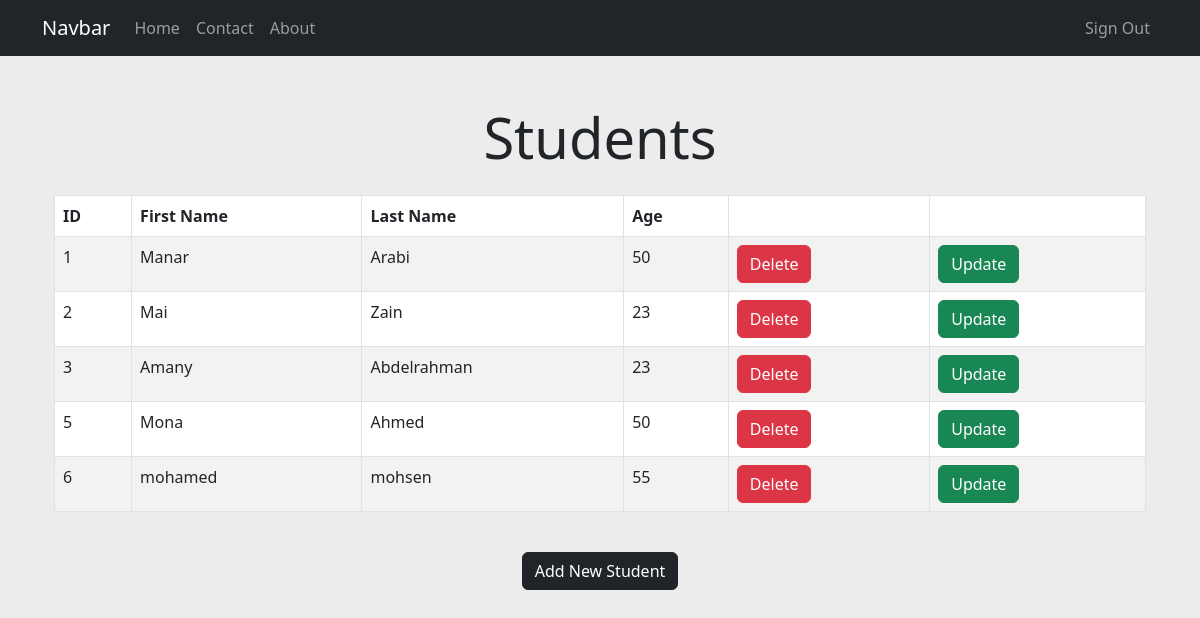
Before: /home/ (signed in) with the older database file.
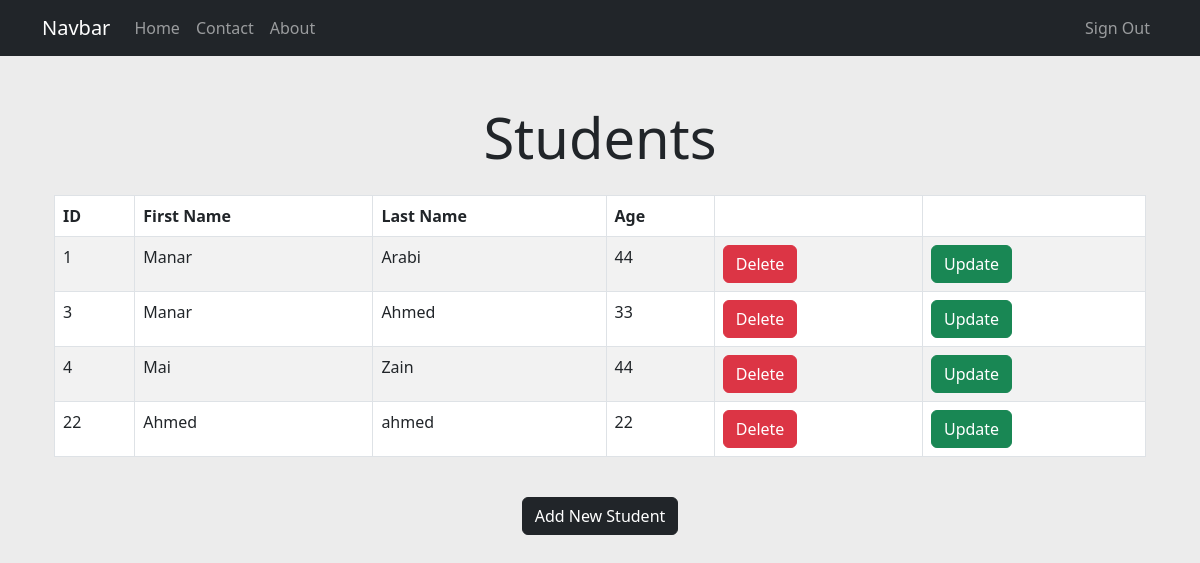
After: the same page with the newer database file.
### Lab1/models.py (models this page shows)
class Student(models.Model):
    id=models.IntegerField(primary_key=True)
    f_name=models.CharField(max_length=50)
    l_name=models.CharField(max_length=50)
    age=models.IntegerField()

### Lab1/views.py (the view)
# urls.py: 2. Add a URL to urlpatterns:  path('', views.home, name='home')
def home(request):
    if not request.user.is_authenticated:
        return render(request, 'Lab1/signup.html')
    students = Student.objects.all()
    return render(request, 'Lab1/home.html', {'students': students})

### Lab1/templates/Lab1/home.html (shortened to what this page needs)
{% extends 'base.html' %}
{% block body %}
<div class="container mt-5">
    <h1 class="display-4 text-center mt-5 mb-4">Students</h1>
    <div class="table-responsive">
        <table class="table table-striped table-bordered">
            <thead class="thead-dark">
                <tr>
                    <th>ID</th>
                    <th>First Name</th>
                    <th>Last Name</th>
                    <th>Age</th>
                    <th></th>
                    <th></th>
                </tr>
            </thead>
            <tbody>
                {% for student in students %}
                <tr>
                    <td>{{ student.id }}</td>
                    <td>{{ student.f_name }}</td>
                    <td>{{ student.l_name }}</td>
                    <td>{{ student.age }}</td>
                    <td>
                        <a href="{% url 'delete_student' student.id %}" class="btn btn-danger">Delete</a>
                    </td>
                    <td>
                        <a href="{% url 'update' student.id %}" class="btn btn-success">Update</a>
                    </td>
                </tr>
                {% endfor %}
            </tbody>
        </table>
    </div>
    <div class="text-center mt-4">
        <a href="{% url 'create' %}" class="btn btn-dark">Add New Student</a>
    </div>
</div>
{% endblock body %}

### templates/base.html (shortened to what this page needs)
{% load static %}
<!DOCTYPE html>
<html lang="en">
<head>
    <link href="https://cdn.jsdelivr.net/npm/bootstrap@5.3.0-alpha1/dist/css/bootstrap.min.css" rel="stylesheet">
    <link rel="stylesheet" href="{%static 'css/base.css'%}">
</head>
<body>
    <nav class="navbar navbar-expand-lg navbar-dark bg-dark">
        <div class="container">
            <a class="navbar-brand" href="{% url 'home' %}">Navbar</a>
            <div class="collapse navbar-collapse" id="navbarNav">
                <ul class="navbar-nav me-auto">
                    <li class="nav-item">
                        <a class="nav-link" href="{% url 'home' %}">Home</a>
                    </li>
                    <li class="nav-item">
                        <a class="nav-link" href="{% url 'contact' %}">Contact</a>
                    </li>
                    <li class="nav-item">
                        <a class="nav-link" href="{% url 'about' %}">About</a>
                    </li>
                </ul>
                <ul class="navbar-nav">
                    {% if user.is_authenticated %}
                    <li class="nav-item">
                        <a class="nav-link" href="{% url 'logout' %}">Sign Out</a>
                    </li>
                    {% endif %}
                 </ul>
            </div>
        </div>
    </nav>
    <div class="container mt-5">
        {% block body %}
        {% endblock %}
    </div>
</body>
</html>

### static/css/base.css (style rules this page uses)
body { background-color: rgb(236, 236, 236); }

Changed rows visible on the page:
removed Student: id "2", f_name "Mai", l_name "Zain", age "23"
removed Student: id "5", f_name "Mona", l_name "Ahmed", age "50"
removed Student: id "6", f_name "mohamed", l_name "mohsen", age "55"
changed Student "Arabi": age "50" → "44"
changed Student id 3: f_name "Amany" → "Manar"; l_name "Abdelrahman" → "Ahmed"; age "23" → "33"
added Student: id "4", f_name "Mai", l_name "Zain", age "44"
added Student: id "22", f_name "Ahmed", l_name "ahmed", age "22"
